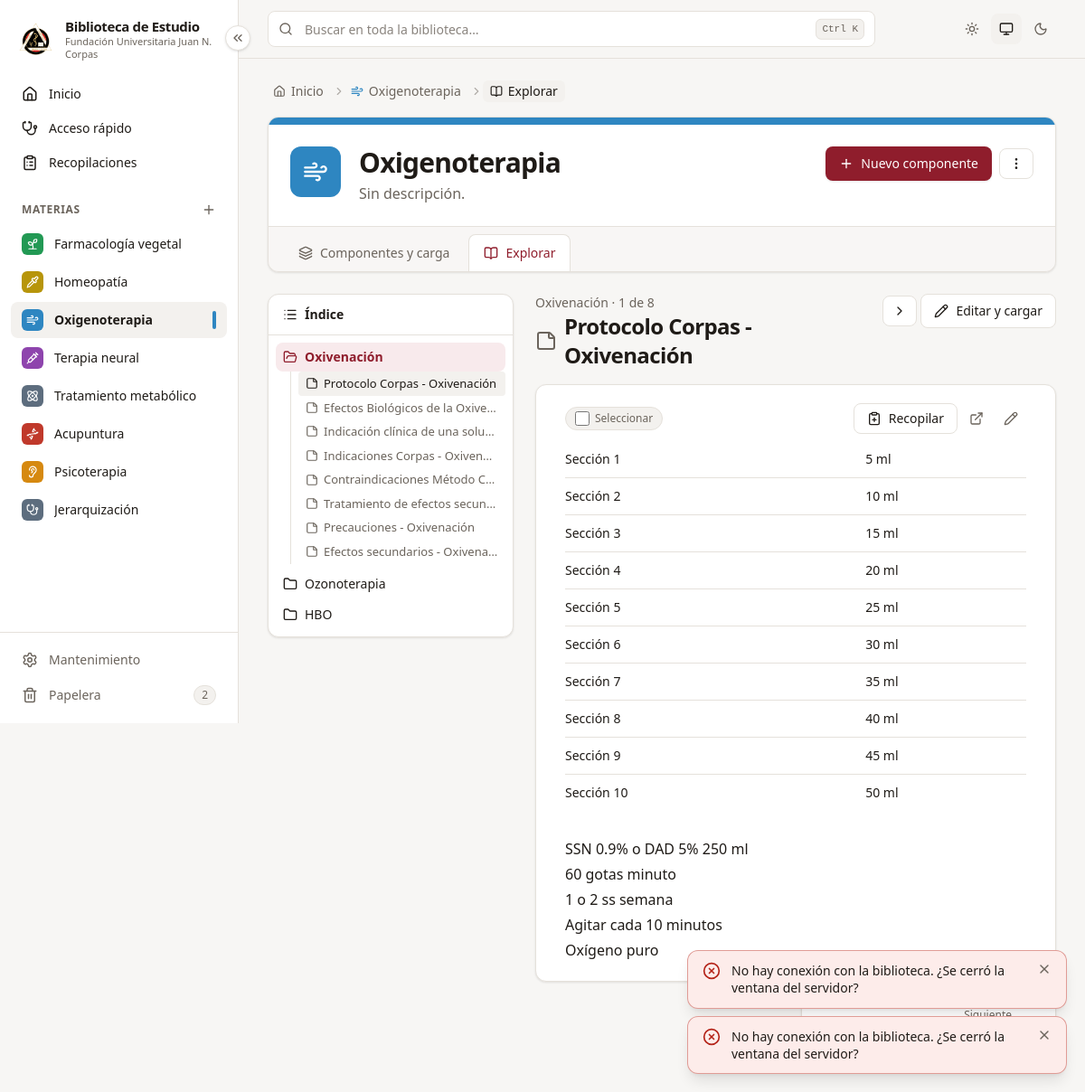
Page /materias/3/explorar on the earlier database version.
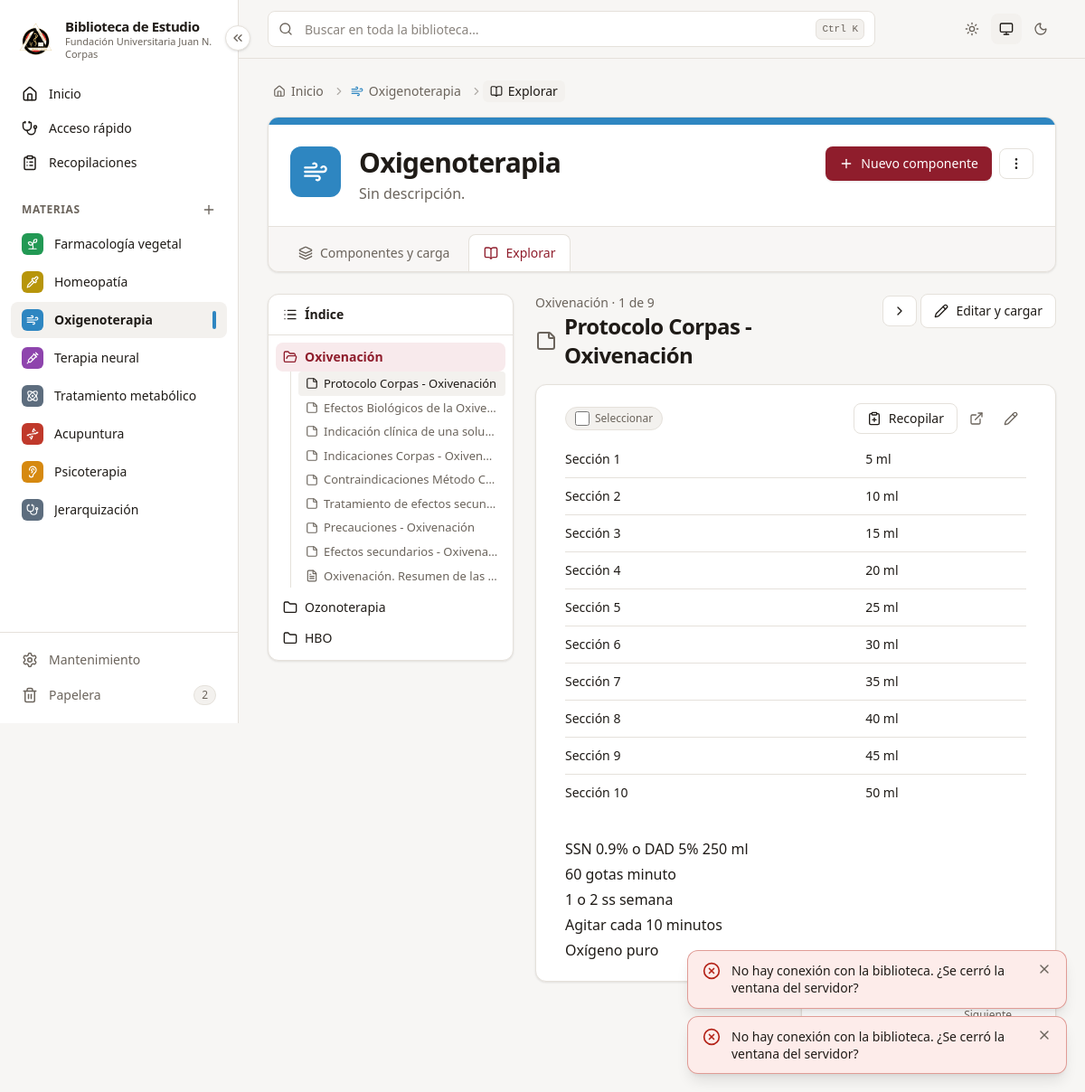
Same page on the later database version.
### tables this page shows
CREATE TABLE materias (
        id           INTEGER PRIMARY KEY,
        nombre       TEXT    NOT NULL,
        slug         TEXT    NOT NULL,
        descripcion  TEXT    NOT NULL DEFAULT '',
        color        TEXT    NOT NULL,
        icono        TEXT    NOT NULL,
        orden        INTEGER NOT NULL DEFAULT 0,
        archivada    INTEGER NOT NULL DEFAULT 0,
        papelera_id  INTEGER,
        creado       TEXT    NOT NULL,
        actualizado  TEXT    NOT NULL
    );

CREATE TABLE componentes (
        id           INTEGER PRIMARY KEY,
        materia_id   INTEGER NOT NULL REFERENCES materias(id) ON DELETE CASCADE,
        padre_id     INTEGER REFERENCES componentes(id) ON DELETE CASCADE,
        nombre       TEXT    NOT NULL,
        slug         TEXT    NOT NULL,
        descripcion  TEXT    NOT NULL DEFAULT '',
        tipos        TEXT    NOT NULL DEFAULT '[]',
        orden        INTEGER NOT NULL DEFAULT 0,
        papelera_id  INTEGER,
        creado       TEXT    NOT NULL,
        actualizado  TEXT    NOT NULL
    );

CREATE TABLE notas (
        id             INTEGER PRIMARY KEY,
        componente_id  INTEGER NOT NULL REFERENCES componentes(id) ON DELETE CASCADE,
        titulo         TEXT    NOT NULL,
        contenido      TEXT    NOT NULL DEFAULT '',
        formato        TEXT    NOT NULL DEFAULT 'markdown',  -- markdown | texto
        orden          INTEGER NOT NULL DEFAULT 0,
        papelera_id    INTEGER,
        creado         TEXT    NOT NULL,
        actualizado    TEXT    NOT NULL
    );

CREATE TABLE pdfs (
        id               INTEGER PRIMARY KEY,
        componente_id    INTEGER NOT NULL REFERENCES componentes(id) ON DELETE CASCADE,
        titulo           TEXT    NOT NULL,       -- nombre descriptivo que escribe la usuaria
        archivo          TEXT    NOT NULL,       -- relativo a la carpeta del componente: "pdf/…"
        nombre_original  TEXT    NOT NULL,
        hash             TEXT    NOT NULL,
        paginas          INTEGER NOT NULL,
        bytes            INTEGER NOT NULL,
        orden            INTEGER NOT NULL DEFAULT 0,
        papelera_id      INTEGER,
        creado           TEXT    NOT NULL,
        actualizado      TEXT    NOT NULL
    );

### app/routers/materias.py (the view)
@router.get("/{materia_id}/explorar")
def explorar(request: Request, materia_id: int, c: int | None = None, ver: str | None = None, con: sqlite3.Connection = Depends(obtener_db)):
    m = bib.obtener_materia(con, materia_id)
    entradas = exp.indice(con, m.id)
    if c is None:  # por defecto, el primer componente con contenido
        c = next((e.componente.id for e in entradas if not e.vacio), entradas[0].componente.id if entradas else None)
    lectura = exp.leer(con, entradas, c, ver) if c is not None else None
    migas = [{"texto": m.nombre, "url": f"/materias/{m.id}", "icono": m.icono, "color": m.color_hex},
             {"texto": "Explorar", "icono": "book-open"}]
    return pagina(request, con, "paginas/explorar.html", materia=m, entradas=entradas, lectura=lectura,
                  migas=migas, materia_activa=m.id)

### app/templates/paginas/explorar.html (shortened to what the changed rows need)
{% extends "base.html" %}
{% from "macros.html" import icono, vacio, carrusel, plural, casilla %}
{% block contenido %}
{% with pestana="explorar" %}{% include "parciales/cabecera_materia.html" %}{% endwith %}
{% if not entradas %}
  {% call vacio("book-open", "Aún no hay nada para explorar",
               "Cuando la materia tenga componentes con notas, tablas, imágenes o PDF, aquí podrás leerlos y recorrerlos.") %}
    <a href="/materias/{{ materia.id }}" class="btn-primario">{{ icono("layers") }}Ir a componentes y carga</a>
  {% endcall %}
{% else %}
{% set activo = lectura.entrada.componente.id if lectura else None %}
<div class="grid gap-6 lg:grid-cols-[17rem_minmax(0,1fr)] lg:items-start">
  <aside class="tarjeta overflow-hidden lg:sticky lg:top-20 lg:max-h-[calc(100vh-6rem)] lg:overflow-y-auto"
         x-data="{ abierto: false }" aria-label="Índice de {{ materia.nombre }}">
    <nav x-show="abierto" x-cloak class="lg:!block border-t border-borde px-2 py-2 text-sm">
      <ul class="flex flex-col gap-0.5">
        {% for e in entradas %}
        {% set c = e.componente %}
        <li style="padding-left: {{ (e.nivel - 1) * 0.9 }}rem">
          <a href="/materias/{{ materia.id }}/explorar?c={{ c.id }}"
             class="flex items-center gap-2 rounded-lg px-2 py-1.5 {{ 'bg-marca-suave font-semibold text-marca' if c.id == activo else 'hover:bg-superficie-2' }}"
             {% if c.id == activo %}aria-current="page"{% endif %}>
            {{ icono("folder-open" if c.id == activo else "folder", "size-4 shrink-0") }}
            <span class="min-w-0 flex-1 truncate">{{ c.nombre }}</span>
          </a>
          {% if c.id == activo and e.piezas %}
          <ul class="mb-1 ml-4 border-l border-borde pl-2 text-[13px]">
            {% for p in e.piezas %}
            {% set es = lectura.pieza and lectura.pieza.clave == p.clave %}
            <li><a href="/materias/{{ materia.id }}/explorar?c={{ c.id }}&ver={{ p.clave }}" title="{{ p.titulo }}"
                   class="flex items-center gap-1.5 rounded px-2 py-1 {{ 'bg-superficie-2 font-medium text-texto' if es else 'text-tenue hover:text-texto' }}"
                   {% if es %}aria-current="true"{% endif %}>{{ icono(p.icono, "size-3.5 shrink-0") }}<span class="truncate">{{ p.titulo }}</span></a></li>
            {% endfor %}
          </ul>
          {% endif %}
        </li>
        {% endfor %}
      </ul>
    </nav>
  </aside>
  {% if lectura %}
  {% set c = lectura.entrada.componente %}
  {% set p = lectura.pieza %}
  {% macro paso(destino, rotulo, actual_id, derecha=false) -%}
    {% if destino %}
    <a href="/materias/{{ materia.id }}/explorar?c={{ destino.entrada.componente.id }}&ver={{ destino.pieza.clave }}"
       class="tarjeta flex min-w-0 items-center gap-3 px-4 py-3 hover:border-borde-fuerte {{ 'justify-end text-right' if derecha }}">
      <span class="min-w-0"><span class="block text-xs text-tenue">{{ rotulo }}{% if destino.entrada.componente.id != actual_id %} · {{ destino.entrada.componente.nombre }}{% endif %}</span>
        <span class="block truncate font-medium">{{ destino.pieza.titulo }}</span></span>
    </a>
    {% else %}<span></span>{% endif %}
  {%- endmacro %}
  <div class="flex min-w-0 flex-col gap-4">
    <header class="flex flex-wrap items-start gap-3">
      <div class="min-w-[min(100%,16rem)] flex-1">
        <p class="text-sm text-tenue">{{ (lectura.entrada.ruta + [c.nombre])|join(" › ") }}{% if p %} · {{ lectura.posicion }} de {{ lectura.entrada.piezas|length }}{% endif %}</p>
        <h2 class="flex items-center gap-2 text-2xl font-bold tracking-tight">{% if p %}{{ icono(p.icono, "size-6 shrink-0 text-tenue") }}{{ p.titulo if p.clave != "imagenes" else "Imágenes" }}{% else %}{{ c.nombre }}{% endif %}</h2>
      </div>
      <div class="flex items-center gap-1">
        {% if lectura.siguiente %}<a class="btn-secundario px-2.5" href="/materias/{{ materia.id }}/explorar?c={{ lectura.siguiente.entrada.componente.id }}&ver={{ lectura.siguiente.pieza.clave }}" title="Siguiente: {{ lectura.siguiente.pieza.titulo }}" aria-label="Siguiente">{{ icono("chevron-right") }}</a>{% endif %}
        <a href="/componentes/{{ c.id }}" class="btn-secundario" title="Abrir el componente para agregar o editar material">{{ icono("pencil") }}<span class="hidden sm:inline">Editar y cargar</span></a>
      </div>
    </header>
    {% if lectura.imagenes %}
    <section class="tarjeta p-4 sm:p-5" aria-label="Imágenes">{{ carrusel(lectura.imagenes) }}</section>
    {% elif lectura.nota %}
    {% set nota, html = lectura.nota %}
    <article class="tarjeta px-5 py-5 sm:px-8">
      <div class="mb-2 flex items-center justify-end gap-1">
        <label class="chip mr-auto cursor-pointer py-1" title="Seleccionar para agregarla a la recopilación junto con otras">
          {{ casilla("nota", nota.id, nota.titulo) }}Seleccionar</label>
        <button type="button" class="btn-secundario py-1.5 text-sm" title="Agregar la nota completa a la recopilación (o subraya solo una parte)"
                hx-post="/recopilacion/agregar" hx-vals='{"fuente": "nota", "ref_id": {{ nota.id }}}' hx-swap="none">{{ icono("clipboard-plus") }}Recopilar</button>
        <a href="/notas/{{ nota.id }}" class="btn-icono" title="Abrir la nota sola">{{ icono("external-link", "size-4") }}</a>
        <a href="/notas/{{ nota.id }}/editar" class="btn-icono" title="Editar la nota" aria-label="Editar la nota">{{ icono("pencil", "size-4") }}</a>
      </div>
      {% if nota.contenido.strip() %}<div class="prose max-w-none" data-capturar="nota:{{ nota.id }}" data-capturar-titulo="{{ nota.titulo }}">{{ html|safe }}</div>
      {% else %}<p class="text-sm text-tenue">Nota vacía.</p>{% endif %}
    </article>
    {% else %}
    {% endif %}
    <nav class="grid gap-3 sm:grid-cols-2" aria-label="Elemento anterior y siguiente">
      {{ paso(lectura.anterior, "Anterior", c.id) }}
      {{ paso(lectura.siguiente, "Siguiente", c.id, true) }}
    </nav>
  </div>
  {% endif %}
</div>
{% endif %}
{% endblock %}

### app/templates/macros.html (shortened to what this page needs)
{% macro icono(nombre, clase="size-4") -%}
<svg class="ic {{ clase }}" aria-hidden="true"><use href="{{ SPRITE }}#{{ nombre }}"/></svg>
{%- endmacro %}
{% macro ficha_materia(m, clase="size-10", tam_icono="size-5") -%}
<span class="grid {{ clase }} shrink-0 place-items-center rounded-xl text-white"
      style="background: {{ m.color_hex }}">{{ icono(m.icono, tam_icono) }}</span>
{%- endmacro %}
{% macro migas(items) -%}
{% if items %}
{% set total = items|length %}
<nav aria-label="Ruta" class="mb-4 text-sm text-tenue" x-data="{ todo: false }">
  <ol class="flex flex-wrap items-center gap-x-1 gap-y-1">
    <li class="flex items-center">
      <a href="/" class="inline-flex items-center gap-1.5 rounded-md px-1.5 py-0.5 hover:bg-superficie-2 hover:text-texto">{{ icono("house", "size-3.5") }}<span class="sr-only sm:not-sr-only">Inicio</span></a>
    </li>
    {% for m in items %}
    {% set intermedio = total > 2 and not loop.last and loop.index < total - 1 %}
    {% set texto = m.texto.split("\n")[0]|truncate(60, true, "…") %}
    <li class="{{ 'hidden sm:flex' if intermedio else 'flex' }} min-w-0 items-center" {% if intermedio %}:class="todo && '!flex'"{% endif %}>
      {{ icono("chevron-right", "size-3.5 shrink-0 opacity-50") }}
      {% if m.url %}
      <a href="{{ m.url }}" title="{{ m.texto }}"
         class="inline-flex max-w-[16rem] items-center gap-1.5 rounded-md px-1.5 py-0.5 hover:bg-superficie-2 hover:text-texto">{{ contenido }}</a>
      {% else %}
      <span class="inline-flex max-w-[22rem] items-center gap-1.5 rounded-md bg-superficie-2 px-2 py-0.5 font-medium text-texto"
            aria-current="page" title="{{ m.texto }}">{{ contenido }}</span>
      {% endif %}
    </li>
    {% endfor %}
  </ol>
</nav>
{% endif %}
{%- endmacro %}
{% macro boton_modal(url, texto, nombre_icono="plus", clase="btn-primario") -%}
<button type="button" class="{{ clase }}" hx-get="{{ url }}" hx-target="#modal" hx-swap="innerHTML">
  {{ icono(nombre_icono) }}{{ texto }}
</button>
{%- endmacro %}
{% macro casilla(fuente, ref_id, titulo, pagina=None, clase="") -%}
{% set elemento = {"fuente": fuente, "ref_id": ref_id, "titulo": titulo|string|striptags|truncate(80, true, "…"), "pagina": pagina} %}
<input type="checkbox" x-data data-elemento="{{ elemento|tojson|forceescape }}" :checked="$store.seleccion.tiene({{ elemento|tojson|forceescape }})"
       @click.stop="$store.seleccion.alternar({{ elemento|tojson|forceescape }})"
       class="size-4 shrink-0 cursor-pointer accent-[var(--marca)] {{ clase }}"
       title="Seleccionar para agregar a la recopilación" aria-label="Seleccionar «{{ elemento.titulo }}» para la recopilación">
{%- endmacro %}

### app/templates/parciales/barra_lateral.html (shortened to what the changed rows need)
{% from "macros.html" import icono %}
<aside class="barra-lateral sticky top-0 z-30 hidden h-screen shrink-0 flex-col border-r border-borde bg-superficie lg:flex" aria-label="Menú principal">
  <nav class="flex min-h-0 flex-1 flex-col gap-0.5 overflow-y-auto px-3 pb-3">
    {% for m in materias_menu %}
      {% set activa = materia_activa|default(None) == m.id %}
      <a href="/materias/{{ m.id }}" title="{{ m.nombre }}"
         class="item-menu group flex items-center gap-3 rounded-lg px-3 py-2 text-sm {{ 'bg-superficie-2 font-semibold text-texto' if activa else 'text-texto hover:bg-superficie-2' }}">
        <span class="grid size-6 shrink-0 place-items-center rounded-md text-white" style="background: {{ m.color_hex }}">{{ icono(m.icono, "size-3.5") }}</span>
        <span class="solo-desplegado min-w-0 flex-1 truncate">{{ m.nombre }}</span>
        {% if activa %}<span class="solo-desplegado h-5 w-1 rounded-full" style="background: {{ m.color_hex }}"></span>{% endif %}
      </a>
    {% else %}
      <p class="solo-desplegado px-3 py-2 text-xs text-tenue">Aún no hay materias.</p>
    {% endfor %}
  </nav>
</aside>

### app/templates/parciales/cabecera_materia.html (shortened to what this page needs)
{% from "macros.html" import icono, ficha_materia, boton_modal %}
<section class="tarjeta mb-6 overflow-hidden">
  <div class="h-2" style="background: {{ materia.color_hex }}"></div>
  <div class="flex flex-wrap items-start gap-5 p-6">
    {{ ficha_materia(materia, "size-14", "size-7") }}
    <div class="min-w-[min(100%,18rem)] flex-1">
      <h1 class="text-2xl font-bold tracking-tight sm:text-3xl">{{ materia.nombre }}</h1>
      <p class="mt-1 max-w-3xl whitespace-pre-line text-tenue">{{ materia.descripcion or "Sin descripción." }}</p>
    </div>
    <div class="flex items-center gap-2">
      {{ boton_modal("/materias/" ~ materia.id ~ "/componentes/nuevo", "Nuevo componente") }}
      <div class="relative" x-data="desplegable" @click.outside="cerrar()" @keydown.escape="cerrar()">
        <button type="button" class="btn-secundario px-2.5" @click="alternar()" aria-label="Más acciones" :aria-expanded="abierto">{{ icono("ellipsis-vertical") }}</button>
      </div>
    </div>
  </div>
  <nav class="flex gap-1 border-t border-borde bg-superficie-2/60 px-4 pt-2" aria-label="Vistas de la materia">
    {% for id, texto, ico, url in [("componentes", "Componentes y carga", "layers", "/materias/" ~ materia.id),
                                   ("explorar", "Explorar", "book-open", "/materias/" ~ materia.id ~ "/explorar")] %}
    <a href="{{ url }}" class="-mb-px inline-flex items-center gap-2 rounded-t-lg border px-4 py-2.5 text-sm font-medium
       {{ 'border-borde border-b-superficie bg-superficie text-marca' if pestana == id else 'border-transparent text-tenue hover:text-texto' }}"
       {% if pestana == id %}aria-current="page"{% endif %}>{{ icono(ico) }}{{ texto }}</a>
    {% endfor %}
  </nav>
</section>

Differences in the rows shown:
added pdfs: titulo "Oxivenación. Resumen de las…"
Other differences:
{{ lectura.entrada.piezas|length }}: "8" → "9"
